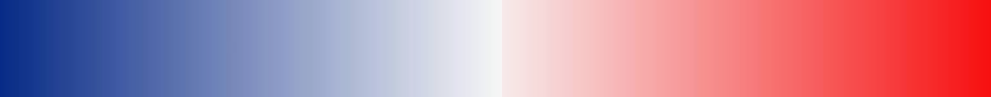
#> input picture rb_gradient.png, 991 x 97 px
$ python avg_opinion.py
#> lines starting #> are read from the running program, lines starting #| are printed output that depends on the picture
import random
import numpy as np
import matplotlib.pyplot as plt
import matplotlib.colors as mcolors
import time

class Person:
    """
    An abstraction of a person who holds an opinion.
    """
    def __init__(self, opinion: float):
        self.opinion = opinion

    def get_opinion(self) -> float:
        return self.opinion

    def set_opinion(self, opinion: float):
        self.opinion = opinion

    def __repr__(self):
        return f'Person({self.opinion})'


class VoterModel:
    """
    Representation of a voter model that, on every timeskip, probabilistically updates the opinion of
    every person in the model based on a probability calculated from the opinions of its nearest neighbors.
    """
    def __init__(self, n: int, m: int):
        self.n = n      # rows
        self.m = m      # cols
        self.matrix = [[Person(False) for _ in range(m)] for _ in range(n)]
        self.im = None

    def set_opinion(self, coords: (int, int), opinion: float):
        """
        Given a coordinate and opinion, sets the person's opinion who is at that coordinate to the
        given opinion.
        CHANGE - OPINIONS: PROBABILISTIC, NOT JUST BOOLEAN T/F
        """
        i, j = coords[0], coords[1]
        self.matrix[i][j].set_opinion(opinion)

    def _nearest_neighbors(self, coords: (int, int)) -> [(int, int)]:
        """
        Given a coordinate, returns a list of coordinates representing its nearest neighbors.
        CHANGE - HOW MANY NEIGHBORS TO CONSIDER
        """
        nearest_neighbors = []
        i, j = coords[0], coords[1]
        for _i in range(i - 1, i + 2):
            for _j in range(j - 1, j + 2):
                if _i < 0 or _j < 0 or _i >= self.n or _j >= self.m or (_i == i and _j == j):
                    continue
                else:
                    nearest_neighbors.append(self.matrix[_i][_j])
        return nearest_neighbors

    def update_opinion(self, coords: (int, int)):
        """
        Given a coordinate, updates the opinion of the person at that coordinate probabilistically
        based on the opinions of its nearest neighbors.
        CHANGE: LOGIC - HOW PEOPLE GET AFFECTED
        """
        i, j = coords
        opn = 0

        __i = 0
        count = 3
        range = 2
        start_i = random.randint(0, self.m)
        start_j = random.randint(0, self.n)
        while __i != count:
            _i = random.randint(start_i - range, start_i + range)
            _j = random.randint(start_j - range, start_j + range)
            if _i < self.m and _j < self.n:
                opn += self.matrix[_i][_j].get_opinion()
                __i += 1


        self.matrix[i][j].set_opinion(opn/count)

    def _display_opinion_matrix(self):
        """
        Displays the voter model. Red cells indicate False opinions, Blue cells indicate True opinions.
        """
        opinion_matrix = np.array([[self.matrix[i][j].get_opinion() for j in range(self.m)] for i in range(self.n)])

        if self.im == None:
            cim = plt.imread("rb_gradient.png")
            cim = cim[cim.shape[0] // 2, 8:740, :]
            cmap = mcolors.ListedColormap(cim)
            self.im = plt.imshow(opinion_matrix, cmap=cmap)

        self.im.set_data(opinion_matrix)
        plt.pause(0.05)


    def _is_over(self):
        """
        Returns whether the voter model is in a finished state or not.
        A state is considered finished when the model is taken over by a single opinion.
        """
        total_cells = self.n * self.m
        total_trues = 0
        for row in self.matrix:
            for person in row:
                total_trues += person.get_opinion()

        if total_trues == 0 or total_trues == total_cells:
            return True
        else:
            return False

    def _oneskip(self):
        """
        Perform one timeskip in the model, which randomly samples all the cells in the model and
        applies the probabilistic nearest-neighbour updating on each cell.
        """
        coords = []
        for i in range(self.n):
            for j in range(self.m):
                coords.append((i, j))

        random.shuffle(coords)
        for coord in coords:
            self.update_opinion(coord)

    def timeskip(self, t: int):
        """
        Given an amount of time t, performs t timeskips on the model and displays the live changes in state.
        """
        plt.title("Time = 0")
        self._display_opinion_matrix()
        for i in range(t):
            self._oneskip()
            plt.title(f"Time = {i+1}")
            self._display_opinion_matrix()

            if self._is_over():
                time.sleep(3)


if __name__ == '__main__':
    n = 100
    m = 100
    model = VoterModel(n, m)

    #mu, sigma = 0.5, 0.1
    #s = np.random.normal(mu, sigma, size=(n, m))
    for i in range(n):
        for j in range(m):
            #opinion = s[i][j]
            opinion = random.randint(0, 1)
            model.set_opinion((i, j), opinion)

    for row in model.matrix:
        print(row)


    # [7 lines of commented-out code are left out]

    model.timeskip(1000)
#> in _display_opinion_matrix, cim is the input picture: shape (97, 991, 4) float32; mean R, G, B, A 0.73, 0.529, 0.622, 1
#> in _display_opinion_matrix, `cim = cim[cim.shape[0] // 2, 8:740, :]`: cim = 732 rows, first 6: [0.0431, 0.18, 0.537, 1], [0.0471, 0.184, 0.533, 1], [0.0471, 0.184, 0.533, 1], [0.0471, 0.184, 0.537, 1], [0.051, 0.188, 0.537, 1], [0.051, 0.188, 0.537, 1]
#> in _display_opinion_matrix, `self.im.set_data(opinion_matrix)`:
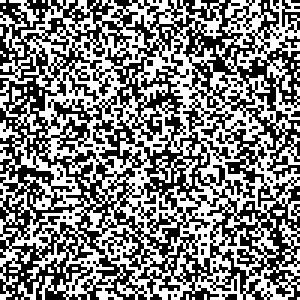
#> opinion_matrix: shape (100, 100) int64 (shown 3 times larger); values 0 (black) and 1 (white), 49.8% white in thin lines or dots
#> in _display_opinion_matrix (call 2), `self.im.set_data(opinion_matrix)`:
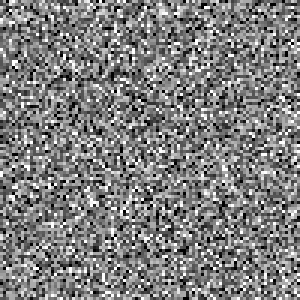
#> opinion_matrix: shape (100, 100) float64 (shown 3 times larger); min 0, max 1, mean 0.497
#> (the run stopped early here; a loop or call above may not have finished)
